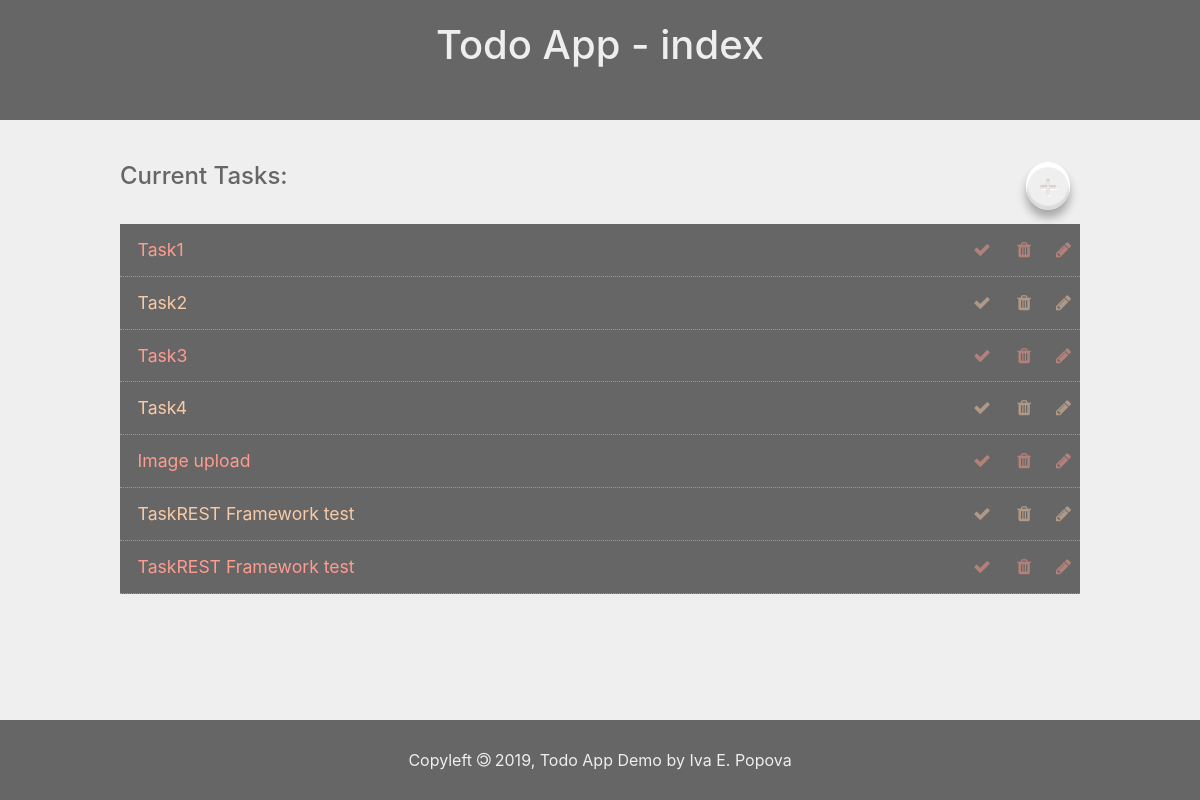
Page /todos/ on the earlier database version.
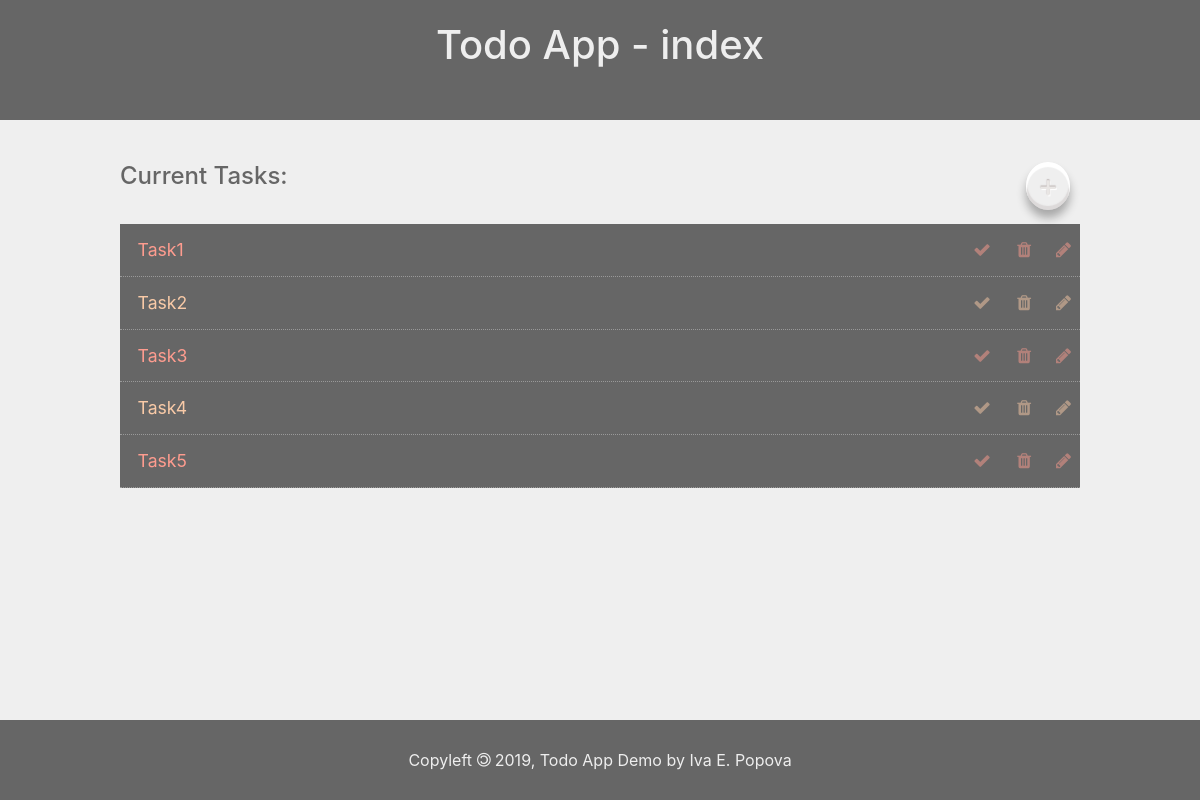
Same page on the later database version.
### todo_app/models.py (models this page shows, shortened)
class Task(models.Model):
  id = models.AutoField(primary_key=True)
  title = models.CharField('Title', max_length=100, help_text="Task Title")
  description = models.TextField('Description', null=True, help_text="Task Description")
  image = models.ImageField('Image',
    null=False,
    blank=True,
    help_text='Task image',
    upload_to='images/')
  due = models.DateTimeField('due', default=days_from_now_1, help_text="Task Due (default - 1 day from now)")
  created = models.DateTimeField(auto_now_add=True)
  completed = models.BooleanField(default=False)

### todo_app/views.py (the view)
# urls.py: path('', views.index, name="todo_index"),
def index(request):
    tasks = Task.objects.order_by('id')
    template_file = 'todo_app/index.html'
    context = {
        'form': CreateUpdateTaskForm,
        'tasks': tasks,
        'app_name': 'Todo App',
        'page_name': 'index'
    }
    return render(request, template_file, context)

### todo_app/templates/todo_app/index.html
{% extends "todo_app/base.html" %}
{% load static %}
{% load custom_filters %}
{% block content_head %}
  <link rel="stylesheet" type="text/css" href="{% static 'todo_app/index.css' %}">
{% endblock content_head %}
{% block content %}
  <main>
    <section class="list_todos">
      <div class="header clear">
        <h1>Current Tasks:</h1>
        <div class="buttonHolder">
          <a href="{% url 'todo_add' %}" class="button">+</a>
        </div>
      </div>
      <ul>
        {% for task in tasks %}
          <li class="clear">
            <span>
              {% if task.completed %}
                <del>{{task.title}}</del>
              {% else %}
                {{task.title}}
              {% endif %}
            </span>
            <span>
              <a href="{% url 'todo_complete' task.id%}"><i class="fa fa-check"></i></a>
              <a href="{% url 'todo_delete' task.id%}"><i class="fa fa-trash"></i></a>
              <a href="{% url 'todo_update' task.id %}"><i class="fa fa-pencil"></i></a>
            </span>
          </li>
        {% empty %}
          <li>No tasks!</li>
        {% endfor %}
      </ul>
    </section>
  </main>
{% endblock content %}

### todo_app/templates/todo_app/base.html (shortened to what this page needs)
{% load static %}
<!DOCTYPE html>
<html>
<head>
	<link rel="stylesheet" href="https://stackpath.bootstrapcdn.com/bootstrap/4.3.1/css/bootstrap.min.css">
	<link rel="stylesheet" href="https://stackpath.bootstrapcdn.com/font-awesome/4.7.0/css/font-awesome.min.css">
	<link rel="stylesheet" type="text/css" href="{% static 'todo_app/base.css' %}">
	{% block content_head %}{% endblock content_head %}
</head>
<body>
	<header>
		<h1>{{app_name}} - {{page_name}}</h1>
	</header>
	{% block content %}{% endblock content %}
	<footer>
    <p>Copyleft <i class="fa fa-copyright rotate-180"></i> 2019, Todo App Demo by Iva E. Popova</p>
  </footer>
</body>
</html>

### todo_app/static/todo_app/base.css (style rules this page uses)
html,body, header, footer, main, h1,h2,h3,p { margin:0; padding: 0; box-sizing: border-box; }
.clear:after { display: block; content: ""; clear: both; }
.rotate-180 { display: inline-block; transform: rotate(180deg); }
body { margin:0; background: #efefef; }
header, footer { vertical-align: middle; text-align: center; background: #666; color: #EEE; }
header { min-height: 15vh; border: 1px solid #666; }
header h1 { margin: .5em 0 .3em 0; }
footer { min-height: 10vh; line-height: 10vh; font-size: initial; }
main { width: 80%; min-height: 75vh; margin:0 auto; padding: 1em 0; box-sizing: border-box; color: #666; }
.clear:after { content: ""; display: block; clear: both; }

### todo_app/static/todo_app/index.css (style rules this page uses)
.list_todos>.header { padding: 0 0 .5em 0; }
.buttonHolder { float: right; margin:0 auto; font-size: 2em; width: 2em; height: 2em; }
.buttonHolder a { text-decoration: none; }
.button { position: relative; display: block; margin: .3em; text-align: center; color:#e9e6e4; text-shadow: 0px -1px 1px #bdb5b4, 1px 1px 1px white; background-image: linear-gradient(top, #f4f1ee, #fff); border-radius: 100%; box-shadow: 0px 8px 10px 0px rgba(0, 0, 0, .3), inset 0px 4px 1px 1px white, inset 0px -3px 1px 1px rgba(204,198,197,.5); transition: all .1s linear; }
.list_todos { margin: 1em 0 0 0; }
.list_todos h1 { float: left; font-size: 1.5em; line-height: 2em; vertical-align: middle; }
.list_todos ul { list-style-type: none; margin:0; padding: 0; }
.list_todos li { font-size: 1.1em; height: 3em; line-height: 3em; padding: 0 .5em 0 1em; background: #666; border-bottom: 1px dotted #999; }
.list_todos li:nth-of-type(2n+1) { color: #fe9c8f; }
.list_todos li:nth-of-type(2n) { color: #f9caa7; }
.list_todos li span { display: inline-block; height: 100%; }
.list_todos li span:nth-of-type(2) { float: right; }
.list_todos li a { display: inline-block; height: 2em; color: inherit; opacity: .5; }
.list_todos li .fa { display: inline-block; width: 2em; height: 100%; text-align: right; }

Differences in the rows shown:
removed Task: title "Image upload"
removed Task: title "TaskREST Framework test"
removed Task: title "TaskREST Framework test"
added Task: title "Task5"
